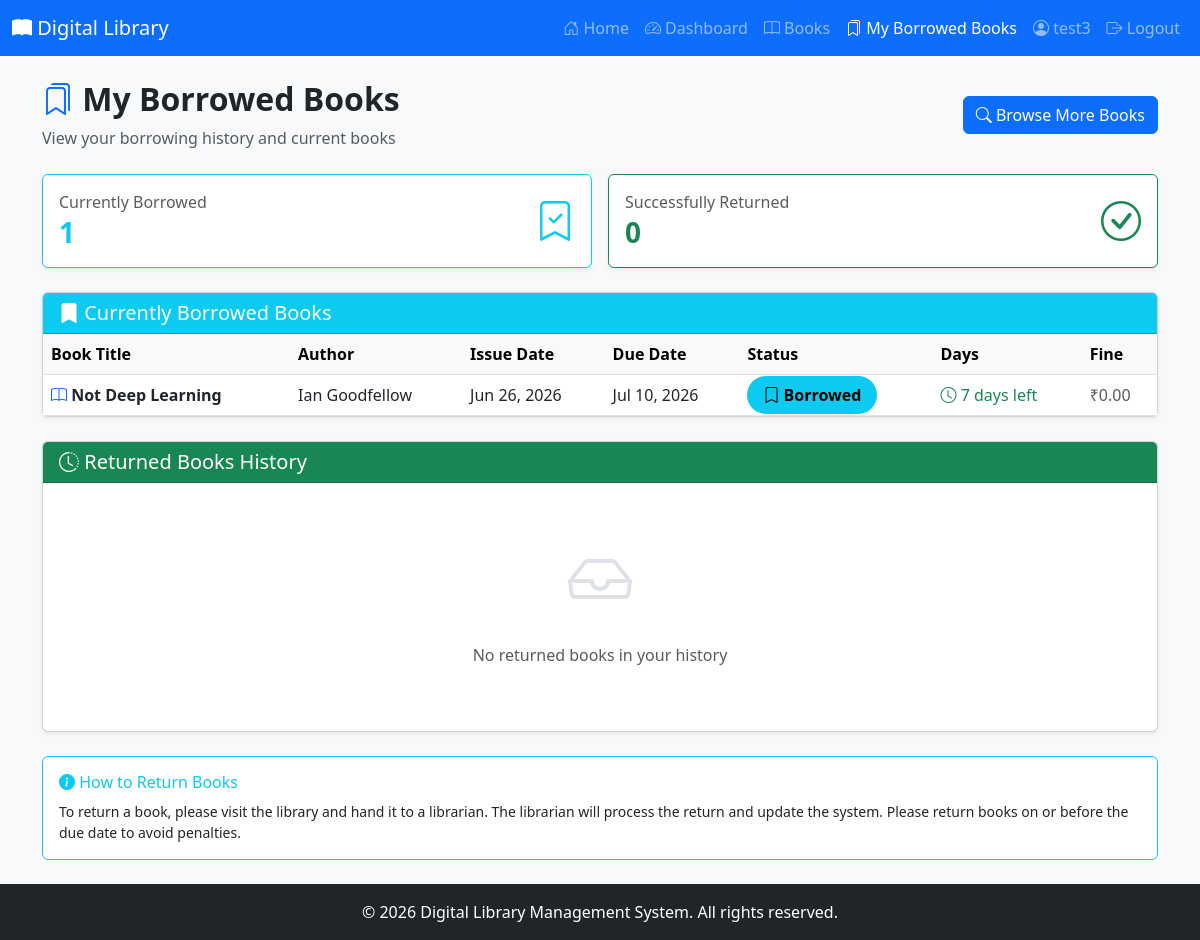
The app's page /accounts/my-borrowed-books/ (signed in), older data.
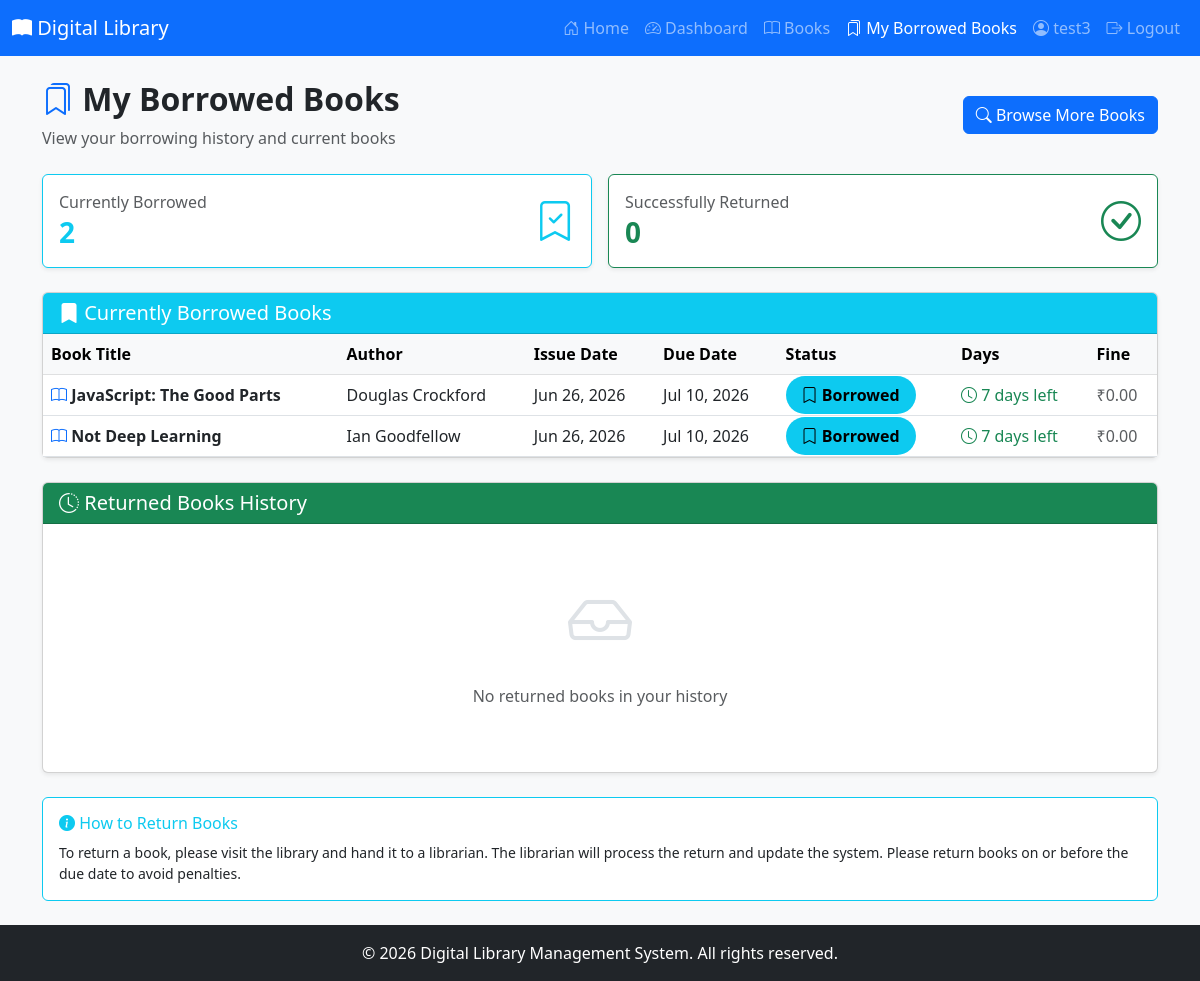
The same page, newer data.
### transactions/models.py (models this page shows, shortened)
class BorrowTransaction(models.Model):
    STATUS_CHOICES = [
        ('Borrowed', 'Borrowed'),
        ('Returned', 'Returned'),
        ('Overdue', 'Overdue'),
    ]
    FINE_RATE_PER_DAY = 10  # ₹10 per day
    member = models.ForeignKey(
        User,
        on_delete=models.CASCADE,
        related_name='borrow_transactions',
        help_text="Member who borrowed the book"
    )
    book = models.ForeignKey(
        Book,
        on_delete=models.CASCADE,
        related_name='borrow_transactions',
        help_text="Book that was borrowed"
    )
    issue_date = models.DateTimeField(
        auto_now_add=True,
        help_text="Date and time when the book was issued"
    )
    due_date = models.DateTimeField(
        help_text="Date and time when the book should be returned"
    )
    return_date = models.DateTimeField(
        null=True,
        blank=True,
        help_text="Date and time when the book was actually returned"
    )
    status = models.CharField(
        max_length=20,
        choices=STATUS_CHOICES,
        default='Borrowed',
        help_text="Current status of the transaction"
    )
    fine_amount = models.DecimalField(
        max_digits=10,
        decimal_places=2,
        default=0.00,
        help_text="Fine amount in rupees for late return"
    )
    class Meta:
        ordering = ['-issue_date']
        verbose_name = 'Borrow Transaction'
        verbose_name_plural = 'Borrow Transactions'
    def is_overdue(self):
        """
        Check if the transaction is overdue.
        """
        if self.status == 'Returned':
            return False
        return timezone.now() > self.due_date
    is_overdue.boolean = True
    is_overdue.short_description = 'Overdue'
    def days_until_due(self):
        if self.status == 'Returned':
            return 0
        delta = self.due_date - timezone.now()
        return delta.days

### books/models.py (models this page shows, shortened)
class Book(models.Model):
    title = models.CharField(
        max_length=200,
        help_text="Enter the book title"
    )
    author = models.CharField(
        max_length=100,
        help_text="Enter the author name"
    )
    isbn = models.CharField(
        max_length=13,
        unique=True,
        help_text="13 Character ISBN number"
    )
    category = models.ForeignKey(
        Category,
        on_delete=models.PROTECT,
        related_name='books',
        help_text="Select the book category"
    )
    description = models.TextField(
        help_text="Enter a brief description of the book",
        blank=True
    )
    quantity = models.PositiveIntegerField(
        default=1,
        help_text="Total number of copies in the library"
    )
    available_quantity = models.PositiveIntegerField(
        default=1,
        help_text="Number of copies currently available for borrowing"
    )
    created_at = models.DateTimeField(
        auto_now_add=True,
        help_text="Date and time when the book was added to the system"
    )
    class Meta:
        ordering = ['-created_at']
        verbose_name = 'Book'
        verbose_name_plural = 'Books'
    def is_available(self):
        """
        Check if the book is available for borrowing.
        """
        return self.available_quantity > 0
    is_available.boolean = True
    is_available.short_description = 'Available'

### accounts/views.py (the view)
# urls.py: path('my-borrowed-books/', views.my_borrowed_books, name='my_borrowed_books'),
@login_required
def my_borrowed_books(request):
    from transactions.models import BorrowTransaction
    if not request.user.profile.is_member():
        messages.error(request, 'This page is only accessible to members.')
        return redirect('accounts:dashboard')
    all_transactions = BorrowTransaction.objects.filter(
        member=request.user
    ).select_related('book').order_by('-issue_date')
    borrowed_books = all_transactions.filter(status__in=['Borrowed', 'Overdue'])
    returned_books = all_transactions.filter(status='Returned')
    context = {
        'borrowed_books': borrowed_books,
        'returned_books': returned_books,
        'borrowed_count': borrowed_books.count(),
        'returned_count': returned_books.count(),
    }
    return render(request, 'accounts/my_borrowed_books.html', context)

### accounts/models.py (called while the page is built)
    def is_member(self):
        return self.role == 'Member'

### accounts/templates/accounts/my_borrowed_books.html (shortened to what the changed rows need)
<!DOCTYPE html>
<html lang="en">
<head>
    <link href="https://cdn.jsdelivr.net/npm/bootstrap@5.3.0/dist/css/bootstrap.min.css" rel="stylesheet">
    <link href="https://cdn.jsdelivr.net/npm/bootstrap-icons@1.10.0/font/bootstrap-icons.css" rel="stylesheet">
</head>
<body>
    <div class="container mt-4 mb-4 main-content">
        <div class="d-flex justify-content-between align-items-center mb-4">
            <div>
                <h2 class="fw-bold">
                    <i class="bi bi-bookmarks text-primary"></i> My Borrowed Books
                </h2>
            </div>
        </div>
        <div class="row g-3 mb-4">
            <div class="col-md-6">
                <div class="card shadow-sm border-info">
                    <div class="card-body">
                        <div class="d-flex justify-content-between align-items-center">
                            <div>
                                <h6 class="text-muted mb-1">Currently Borrowed</h6>
                                <h3 class="mb-0 fw-bold text-info">{{ borrowed_count }}</h3>
                            </div>
                        </div>
                    </div>
                </div>
            </div>
        </div>
        <div class="card shadow-sm mb-4">
            <div class="card-body p-0">
                {% if borrowed_books %}
                    <div class="table-responsive">
                        <table class="table table-hover mb-0">
                            <thead class="table-light">
                                <tr>
                                    <th>Book Title</th>
                                    <th>Author</th>
                                    <th>Issue Date</th>
                                    <th>Due Date</th>
                                    <th>Status</th>
                                    <th>Days</th>
                                    <th>Fine</th>
                                </tr>
                            </thead>
                            <tbody>
                                {% for transaction in borrowed_books %}
                                    <tr>
                                        <td>
                                            <i class="bi bi-book text-primary"></i>
                                            <strong>{{ transaction.book.title }}</strong>
                                        </td>
                                        <td>{{ transaction.book.author }}</td>
                                        <td>{{ transaction.issue_date|date:"M d, Y" }}</td>
                                        <td>{{ transaction.due_date|date:"M d, Y" }}</td>
                                        <td>
                                            {% if transaction.status == 'Borrowed' %}
                                                <span class="status-badge status-borrowed">
                                                    <i class="bi bi-bookmark"></i> Borrowed
                                                </span>
                                            {% elif transaction.status == 'Overdue' %}
                                                <span class="status-badge status-overdue">
                                                    <i class="bi bi-exclamation-triangle"></i> Overdue
                                                </span>
                                            {% endif %}
                                        </td>
                                        <td>
                                            {% if transaction.status == 'Overdue' %}
                                                <span class="text-danger fw-bold">
                                                    <i class="bi bi-arrow-up-circle"></i> {{ transaction.days_overdue }} days overdue
                                                </span>
                                            {% else %}
                                                {% if transaction.days_until_due > 0 %}
                                                    <span class="text-success">
                                                        <i class="bi bi-clock"></i> {{ transaction.days_until_due }} days left
                                                    </span>
                                                {% else %}
                                                    <span class="text-warning">
                                                        <i class="bi bi-exclamation-circle"></i> Due today
                                                    </span>
                                                {% endif %}
                                            {% endif %}
                                        </td>
                                        <td>
                                            {% if transaction.status == 'Overdue' %}
                                                <span class="badge bg-danger">
                                                    ₹{{ transaction.calculate_fine }}
                                                </span>
                                            {% else %}
                                                <span class="text-muted">₹0.00</span>
                                            {% endif %}
                                        </td>
                                    </tr>
                                {% endfor %}
                            </tbody>
                        </table>
                    </div>
                {% endif %}
            </div>
        </div>
    </div>
</body>
</html>

Row changes from the older to the newer data that the page shows:
added BorrowTransaction: shows "Borrowed", shows "₹0.00"
Text that changed along with them:
{{ borrowed_count }}: "1" → "2"
